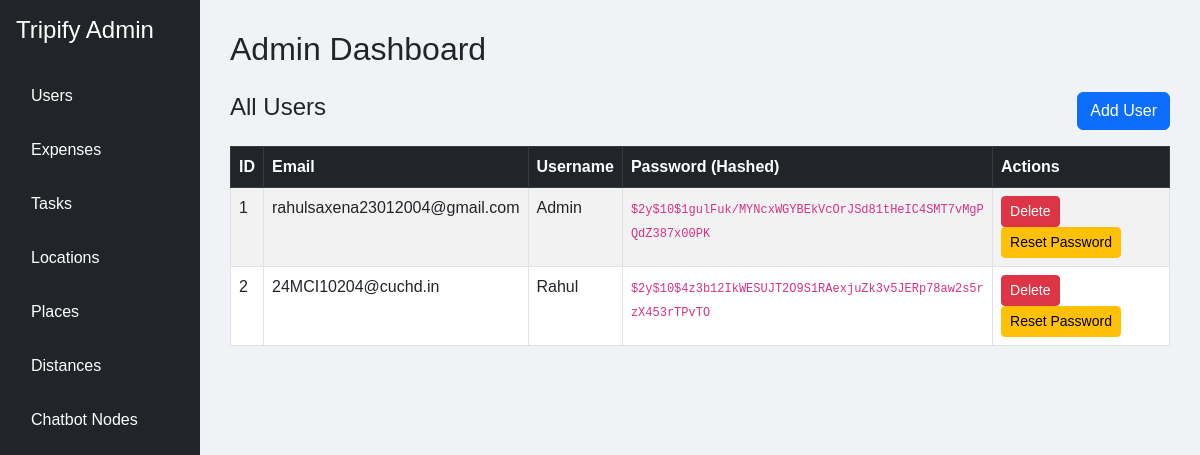
The page /admin/index.php?page=users on the database its author committed.
### tables this page shows
CREATE TABLE `users` (
  `id` int NOT NULL AUTO_INCREMENT,
  `username` varchar(50) NOT NULL,
  `email` varchar(100) NOT NULL,
  `password` varchar(255) NOT NULL,
  `created_at` timestamp NULL DEFAULT CURRENT_TIMESTAMP,
  PRIMARY KEY (`id`),
  UNIQUE KEY `username` (`username`),
  UNIQUE KEY `email` (`email`)
);

### admin/users.php (the view, shortened to what this page needs)
<?php
require_once '../includes/db.php';
$users = $pdo->query("SELECT * FROM users")->fetchAll(PDO::FETCH_ASSOC);
?>
<div class="d-flex justify-content-between align-items-center mb-3">
  <h4>All Users</h4>
  <button class="btn btn-primary" data-bs-toggle="modal" data-bs-target="#addUserModal">Add User</button>
</div>
<table class="table table-bordered table-striped">
  <thead class="table-dark">
    <tr>
      <th>ID</th>
      <th>Email</th>
      <th>Username</th>
      <th>Password (Hashed)</th>
      <th>Actions</th>
    </tr>
  </thead>
  <tbody>
    <?php foreach ($users as $user): ?>
      <tr>
        <td><?= $user['id'] ?></td>
        <td><?= htmlspecialchars($user['email']) ?></td>
        <td><?= htmlspecialchars($user['username']) ?></td>
        <td><code style="font-size: 0.75rem; word-break: break-all;"><?= htmlspecialchars($user['password']) ?></code></td>
        <td>
          <a href="?page=users&delete=<?= $user['id'] ?>" class="btn btn-sm btn-danger" onclick="return confirm('Delete this user?')">Delete</a>
          <button class="btn btn-sm btn-warning" data-bs-toggle="modal" data-bs-target="#resetPasswordModal<?= $user['id'] ?>">Reset Password</button>
        </td>
      </tr>
    <?php endforeach; ?>
  </tbody>
</table>

### admin/index.php (style rules this page uses)
body { font-family: 'Poppins', sans-serif; background-color: #f0f2f5; }

### rows shown on the page
users: id "1", email "rahulsaxena23012004@gmail.com", username "Admin", password "$2y$10$1gulFuk/MYNcxWGYBEkVcOrJSd81tHeIC4SMT7vMgPQdZ387x00PK"
users: id "2", email "24MCI10204@cuchd.in", username "Rahul", password "$2y$10$4z3b12IkWESUJT2O9S1RAexjuZk3v5JERp78aw2s5rzX453rTPvTO"
